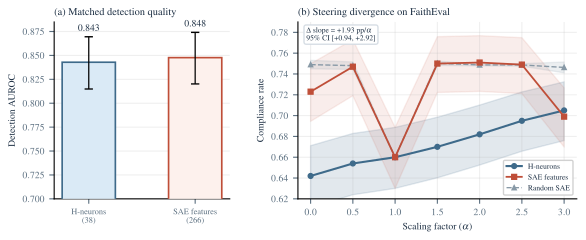

Write the Python code that produced this figure.
"""
Figure 2 (workshop): Matched Readouts, Divergent Control.

Adapted from the archived long-draft Figure 2 script for ICML
two-column format (figure* full-width, 6.75in, PDF output).

Usage:
    uv run python paper/icml/figures/fig2_matched.py
"""

from __future__ import annotations

import json
from pathlib import Path

import matplotlib

matplotlib.use("Agg")
matplotlib.rcParams["pdf.fonttype"] = 42
matplotlib.rcParams["ps.fonttype"] = 42
import matplotlib.pyplot as plt  # noqa: E402
import numpy as np  # noqa: E402

ROOT = Path(__file__).resolve().parents[3]
OUTPUT = ROOT / "paper/icml/figures/fig2_matched.pdf"

TITLE_COLOR = "#1E3044"
SUBTITLE_COLOR = "#5A6E7F"
BG_COLOR = "#FFFFFF"

C_HNEURON = "#3E6A8A"
C_SAE = "#BF4E38"
C_RANDOM = "#8899A6"

C_HNEURON_FILL = "#DAEAF6"
C_SAE_FILL = "#FDF1ED"
C_RANDOM_FILL = "#E8ECF0"

plt.rcParams.update(
    {
        "font.family": "serif",
        "font.serif": ["Times", "Times New Roman"],
        "text.usetex": True,
        "text.color": TITLE_COLOR,
        "axes.labelcolor": TITLE_COLOR,
        "xtick.color": SUBTITLE_COLOR,
        "ytick.color": SUBTITLE_COLOR,
        "font.size": 7,
    }
)


def load_json(rel_path: str) -> dict:
    with open(ROOT / rel_path, encoding="utf-8") as f:
        return json.load(f)


def load_data() -> dict:
    neuron_cls = load_json("data/gemma3_4b/pipeline/classifier_disjoint_summary.json")
    sae_cls = load_json("data/gemma3_4b/pipeline/classifier_sae_summary.json")
    fe_neuron_ctrl = load_json(
        "data/gemma3_4b/intervention/faitheval/control/comparison_summary.json"
    )
    fe_sae = load_json(
        "data/gemma3_4b/intervention/faitheval_sae/experiment/results.json"
    )
    fe_sae_ctrl = load_json(
        "data/gemma3_4b/intervention/faitheval_sae/control/comparison_summary.json"
    )
    fe_sae_slope_diff = load_json(
        "data/gemma3_4b/intervention/faitheval_sae/control/slope_difference_summary.json"
    )
    alphas = [0.0, 0.5, 1.0, 1.5, 2.0, 2.5, 3.0]
    sae_results = fe_sae["results"]
    sae_ci = [sae_results[str(alpha)]["compliance"]["ci"] for alpha in alphas]
    h_auroc = neuron_cls["evaluation"]["metrics"]["auroc"]
    sae_auroc = sae_cls["evaluation"]["metrics"]["auroc"]

    return {
        "auroc_h": h_auroc["estimate"],
        "auroc_h_ci": h_auroc["ci"],
        "auroc_sae": sae_auroc["estimate"],
        "auroc_sae_ci": sae_auroc["ci"],
        "alphas": np.array(alphas),
        "h_rates": np.array(fe_neuron_ctrl["h_neuron_baseline"]["compliance_rates"]),
        "h_ci_lo": np.array(
            [
                e["ci"]["lower"]
                for e in fe_neuron_ctrl["h_neuron_baseline"]["compliance_ci_by_alpha"]
            ]
        ),
        "h_ci_hi": np.array(
            [
                e["ci"]["upper"]
                for e in fe_neuron_ctrl["h_neuron_baseline"]["compliance_ci_by_alpha"]
            ]
        ),
        "sae_rates": np.array(fe_sae["effects"]["compliance_curve"]["rates"]),
        "sae_ci_lo": np.array([e["lower"] for e in sae_ci]),
        "sae_ci_hi": np.array([e["upper"] for e in sae_ci]),
        "rand_rates": np.array(
            fe_sae_ctrl["random_sae_features"]["mean_compliance_rates"]
        ),
        "rand_std": np.array(
            fe_sae_ctrl["random_sae_features"]["std_compliance_rates"]
        ),
        "slope_diff": fe_sae_slope_diff["slope_difference_pp_per_alpha"]["estimate"],
        "slope_diff_ci": fe_sae_slope_diff["slope_difference_pp_per_alpha"]["ci"],
    }


def draw_panel_a(ax: plt.Axes, data: dict) -> None:
    x = np.array([0.0, 1.0])
    values = [data["auroc_h"], data["auroc_sae"]]
    ci_bounds = [data["auroc_h_ci"], data["auroc_sae_ci"]]
    err_lo = [val - ci["lower"] for val, ci in zip(values, ci_bounds, strict=True)]
    err_hi = [ci["upper"] - val for val, ci in zip(values, ci_bounds, strict=True)]
    bars = ax.bar(
        x,
        values,
        color=[C_HNEURON_FILL, C_SAE_FILL],
        edgecolor=[C_HNEURON, C_SAE],
        linewidth=1.2,
        width=0.50,
        yerr=[err_lo, err_hi],
        capsize=3,
        error_kw={"linewidth": 0.9, "color": SUBTITLE_COLOR},
        zorder=3,
    )
    for bar, val, ci in zip(bars, values, ci_bounds, strict=True):
        ax.text(
            bar.get_x() + bar.get_width() / 2,
            ci["upper"] + 0.004,
            f"{val:.3f}",
            ha="center",
            va="bottom",
            fontsize=7,
            fontweight="bold",
            color=TITLE_COLOR,
        )
    ax.set_xticks([0, 1])
    ax.set_xticklabels(["H-neurons\n(38)", "SAE features\n(266)"], fontsize=6)
    ax.set_ylabel("Detection AUROC", fontsize=7, fontweight="bold")
    ax.set_ylim(0.70, 0.885)
    ax.set_title(
        "(a) Matched detection quality",
        fontsize=7.5,
        fontweight="bold",
        loc="left",
        pad=5,
    )
    ax.spines["top"].set_visible(False)
    ax.spines["right"].set_visible(False)
    ax.grid(axis="y", alpha=0.2, zorder=0)


def draw_panel_b(ax: plt.Axes, data: dict) -> None:
    alphas = data["alphas"]
    ax.fill_between(
        alphas, data["h_ci_lo"], data["h_ci_hi"], color=C_HNEURON, alpha=0.15
    )
    ax.plot(
        alphas,
        data["h_rates"],
        color=C_HNEURON,
        linewidth=1.5,
        marker="o",
        markersize=3.5,
        label="H-neurons",
        zorder=4,
    )
    ax.fill_between(
        alphas, data["sae_ci_lo"], data["sae_ci_hi"], color=C_SAE, alpha=0.10
    )
    ax.plot(
        alphas,
        data["sae_rates"],
        color=C_SAE,
        linewidth=1.3,
        marker="s",
        markersize=3.5,
        label="SAE features",
        zorder=4,
    )
    ax.fill_between(
        alphas,
        data["rand_rates"] - data["rand_std"],
        data["rand_rates"] + data["rand_std"],
        color=C_RANDOM,
        alpha=0.16,
    )
    ax.plot(
        alphas,
        data["rand_rates"],
        color=C_RANDOM,
        linewidth=1.0,
        linestyle="--",
        marker="^",
        markersize=3,
        label="Random SAE",
        zorder=3,
    )

    slope_ci = data["slope_diff_ci"]
    ax.text(
        0.03,
        0.97,
        r"$\Delta$"
        + f" slope = {data['slope_diff']:+.2f} pp/"
        + r"$\alpha$"
        + f"\n95\\% CI [{slope_ci['lower']:+.2f}, {slope_ci['upper']:+.2f}]",
        transform=ax.transAxes,
        ha="left",
        va="top",
        fontsize=5.5,
        clip_on=False,
        bbox=dict(
            boxstyle="round,pad=0.30",
            facecolor="white",
            edgecolor="#D4DCE3",
            alpha=0.95,
        ),
    )

    ax.set_xlabel(r"Scaling factor ($\alpha$)", fontsize=7, fontweight="bold")
    ax.set_ylabel("Compliance rate", fontsize=7, fontweight="bold")
    ax.set_title(
        "(b) Steering divergence on FaithEval",
        fontsize=7.5,
        fontweight="bold",
        loc="left",
        pad=5,
    )
    ax.set_xlim(-0.15, 3.15)
    ax.set_ylim(0.62, 0.79)
    ax.set_xticks(alphas)
    ax.legend(fontsize=5.5, loc="lower right", framealpha=0.90, edgecolor="#CCCCCC")
    ax.spines["top"].set_visible(False)
    ax.spines["right"].set_visible(False)
    ax.grid(alpha=0.2, zorder=0)


def main() -> None:
    data = load_data()
    fig = plt.figure(figsize=(6.75, 2.3), dpi=300)
    fig.set_facecolor(BG_COLOR)
    grid = fig.add_gridspec(1, 2, width_ratios=[0.85, 1.35], wspace=0.30)
    ax_a = fig.add_subplot(grid[0, 0])
    ax_b = fig.add_subplot(grid[0, 1])
    draw_panel_a(ax_a, data)
    draw_panel_b(ax_b, data)
    fig.savefig(
        OUTPUT, dpi=300, bbox_inches="tight", facecolor=BG_COLOR, pad_inches=0.08
    )
    plt.close(fig)
    print(f"Saved: {OUTPUT}")


if __name__ == "__main__":
    main()
